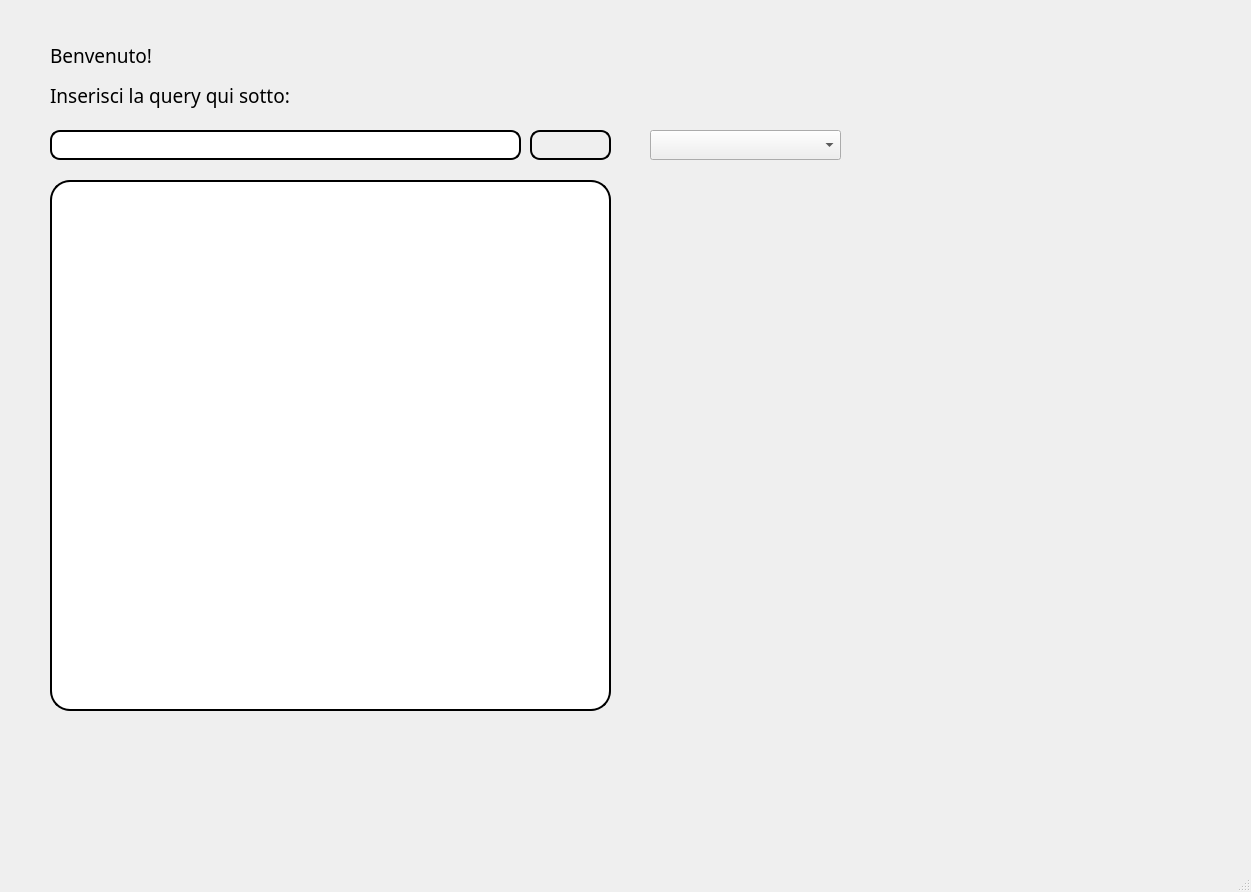
<?xml version="1.0" encoding="UTF-8"?>
<ui version="4.0">
 <class>ProgettoGestione</class>
 <widget class="QMainWindow" name="ProgettoGestione">
  <property name="geometry">
   <rect>
    <x>0</x>
    <y>0</y>
    <width>1251</width>
    <height>892</height>
   </rect>
  </property>
  <property name="windowTitle">
   <string>ProgettoGestione</string>
  </property>
  <widget class="QWidget" name="centralwidget">
   <widget class="QLabel" name="welcomeLabel">
    <property name="geometry">
     <rect>
      <x>50</x>
      <y>40</y>
      <width>131</width>
      <height>30</height>
     </rect>
    </property>
    <property name="font">
     <font>
      <family>AvantGarde LT Medium</family>
      <pointsize>14</pointsize>
      <weight>50</weight>
      <bold>false</bold>
     </font>
    </property>
    <property name="text">
     <string>Benvenuto! </string>
    </property>
   </widget>
   <widget class="QTextEdit" name="userQuery">
    <property name="geometry">
     <rect>
      <x>50</x>
      <y>130</y>
      <width>471</width>
      <height>30</height>
     </rect>
    </property>
    <property name="styleSheet">
     <string notr="true">QTextEdit{
border: 2px solid;
border-radius:10px;
background-color: palette(base);
}</string>
    </property>
    <property name="html">
     <string>&lt;!DOCTYPE HTML PUBLIC &quot;-//W3C//DTD HTML 4.0//EN&quot; &quot;http://www.w3.org/TR/REC-html40/strict.dtd&quot;&gt;
&lt;html&gt;&lt;head&gt;&lt;meta name=&quot;qrichtext&quot; content=&quot;1&quot; /&gt;&lt;style type=&quot;text/css&quot;&gt;
p, li { white-space: pre-wrap; }
&lt;/style&gt;&lt;/head&gt;&lt;body style=&quot; font-family:'Sans Serif'; font-size:9pt; font-weight:400; font-style:normal;&quot;&gt;
&lt;p style=&quot;-qt-paragraph-type:empty; margin-top:0px; margin-bottom:0px; margin-left:0px; margin-right:0px; -qt-block-indent:0; text-indent:0px;&quot;&gt;&lt;br /&gt;&lt;/p&gt;&lt;/body&gt;&lt;/html&gt;</string>
    </property>
   </widget>
   <widget class="QLabel" name="label">
    <property name="geometry">
     <rect>
      <x>50</x>
      <y>80</y>
      <width>310</width>
      <height>31</height>
     </rect>
    </property>
    <property name="font">
     <font>
      <family>AvantGarde LT Medium</family>
      <pointsize>14</pointsize>
     </font>
    </property>
    <property name="text">
     <string>Inserisci la query qui sotto:</string>
    </property>
   </widget>
   <widget class="QTextEdit" name="resultsText">
    <property name="geometry">
     <rect>
      <x>50</x>
      <y>180</y>
      <width>561</width>
      <height>531</height>
     </rect>
    </property>
    <property name="styleSheet">
     <string notr="true">QTextEdit{
border: 2px solid;
background-color: palette(base);
border-radius: 20px;
}</string>
    </property>
   </widget>
   <widget class="QPushButton" name="searchButton">
    <property name="geometry">
     <rect>
      <x>530</x>
      <y>130</y>
      <width>81</width>
      <height>30</height>
     </rect>
    </property>
    <property name="styleSheet">
     <string notr="true">QPushButton {
border: 2px solid;
border-radius: 10px;
border-style: outset;
}</string>
    </property>
    <property name="text">
     <string/>
    </property>
    <property name="icon">
     <iconset>
      <normaloff>images/search.jpg</normaloff>images/search.jpg</iconset>
    </property>
    <property name="iconSize">
     <size>
      <width>20</width>
      <height>20</height>
     </size>
    </property>
   </widget>
   <widget class="QComboBox" name="genreList">
    <property name="geometry">
     <rect>
      <x>650</x>
      <y>130</y>
      <width>191</width>
      <height>30</height>
     </rect>
    </property>
    <property name="focusPolicy">
     <enum>Qt::WheelFocus</enum>
    </property>
    <property name="contextMenuPolicy">
     <enum>Qt::PreventContextMenu</enum>
    </property>
    <property name="whatsThis">
     <string/>
    </property>
    <property name="editable">
     <bool>false</bool>
    </property>
    <property name="currentText">
     <string/>
    </property>
   </widget>
  </widget>
  <widget class="QMenuBar" name="menubar">
   <property name="geometry">
    <rect>
     <x>0</x>
     <y>0</y>
     <width>1251</width>
     <height>23</height>
    </rect>
   </property>
  </widget>
  <widget class="QStatusBar" name="statusbar"/>
 </widget>
 <resources/>
 <connections/>
</ui>
